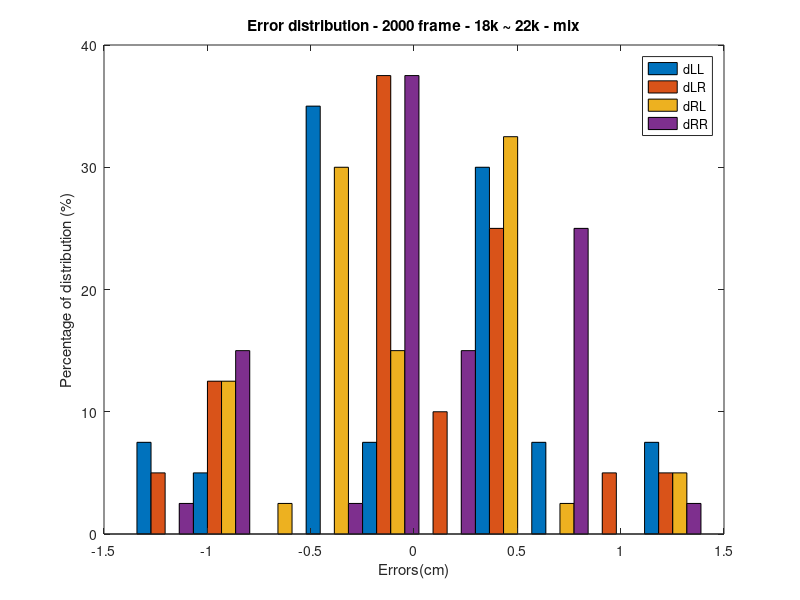

The MATLAB script that drew this image:
% Error distribution - 2000 frame - 2k ~ 6k
% ncount =csvread('error_hist.csv');
% 
% figure
% hist(ncount)
% colormap summer
% 
% % Add a legend
% legend('dLL', 'dLR', 'dRL', 'dRR')
% 
% % Add title and axis labels
% title('Error distribution - 2000 frame - 2k ~ 6k')
% xlabel('Errors(cm)')
% ylabel('Number of instances')

% Error distribution - 2000 frame - 18k ~ 22k - uni
% ncount =csvread('error_hist.csv');
% figure
% hist(ncount)
% colormap summer
% % Add a legend
% legend('dLL', 'dLR', 'dRL', 'dRR')
% % Add title and axis labels
% title('Error distribution - 2000 frame - 18k ~ 22k - uni')
% xlabel('Errors(cm)')
% ylabel('Number of instances')

% Error distribution - 2000 frame - 18k ~ 22k - mix
ncount =csvread('18k-22k-2000-mix.csv');
figure
[counts, binValues] = hist(ncount);
total = sum(counts)
normalizedCounts = 100 * counts / total(1);
bar(binValues, normalizedCounts, 'barwidth', 1);

colormap summer
% Add a legend
legend('dLL', 'dLR', 'dRL', 'dRR')
% Add title and axis labels
title('Error distribution - 2000 frame - 18k ~ 22k - mix')
xlabel('Errors(cm)')
ylabel('Percentage of distribution (%)')